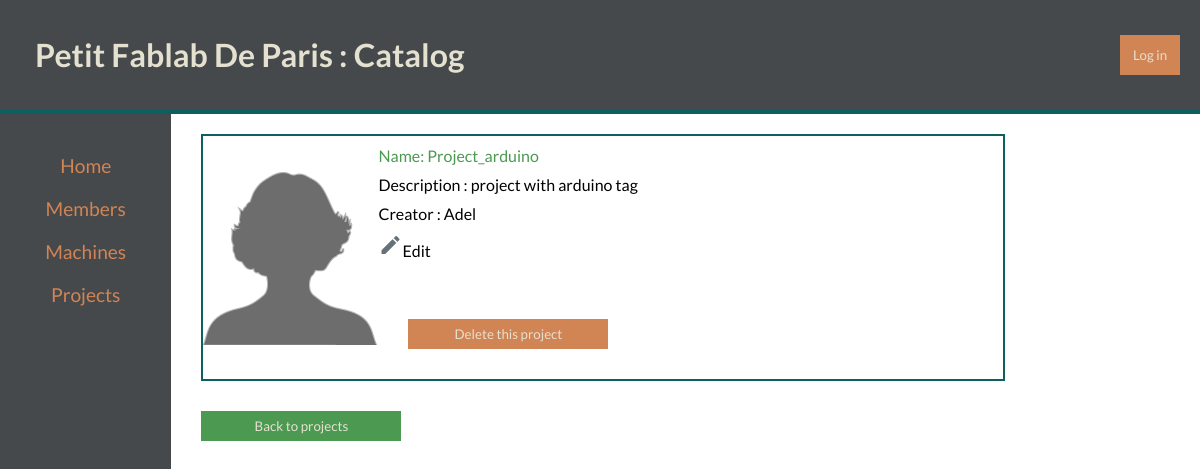
The page /catalog/projects/17/ on the database its author committed.
### setup_database.py (models this page shows)
class Project(Base):
    __tablename__ = 'project'
    id = Column(Integer, primary_key=True)
    name = Column(String(250))
    description = Column(String(450))
    picture = Column(String(250), default="blank_project.gif")
    source = Column(String(850))
    end_date = Column(String(10)) #DD/MM/YY
    member_id = Column(Integer, ForeignKey('member.id'))
    member = relationship(Member)

class Member(Base):
    __tablename__ = 'member'
    id = Column(Integer, primary_key=True)
    name = Column(String(250), nullable=False)
    email = Column(String(250), nullable=False)
    inscription_date = Column(String(250)) #DD/MM/YY
    picture = Column(String(250), default="blank_user.gif")

### catalog.py (the view)
@app.route('/catalog/projects/<int:project_id>/')
def show_project(project_id):
       session = DBSession()
       project = session.query(Project).filter_by(id=project_id).one()
       member = session.query(Member).filter_by(id=project.member_id).one()
       session.close()
       return render_template('project.html', project=project, member=member)

### templates/project.html (shortened to what this page needs)
{% extends "main.html" %}
{% block content %}
<div class="element__container ">
  <img src="{{ url_for('static', filename='project/blank_project.gif') }}">
  <div>
    <p class="color__green">Name: {{ project.name }}</p>
    <p>Description : {{ project.description }}</p>
    <p>Creator : {{ member.name }}
    <div>
      <div class='btn__edit'>
        <a href = "{{ url_for('edit_project', project_id = project.id )}}"> <i class='material-icons' style='color:#667278';>edit</i>Edit</a>
      </div><br>
      <div class="btn__wrapper">
        <a href="{{ url_for('delete_project', project_id = project.id) }}">
          <button class="btn__confirm-delete">Delete this project</button>
        </a>
      </div>
    </div>
  </div>
</div>
<div class="btn__wrapper">
  <a href="{{ url_for('show_projects') }}">
    <button class="btn__new-project">
      Back to projects
    </button>
  </a>
</div>
{% endblock %}

### static/styles.css (style rules this page uses)
* { margin:0px; padding:0px; font-family:'Lato', sans-serif; }
html { height:100%; }
body { position:absolute; width:100%; height:100%; }
a { color:inherit; text-decoration:none; }
.element__container { display:flex; flex-direction: row; border: solid #0C6062 2px; width : 800px; height:auto; align-items: center; margin:20px 30px; }
.element__container > img { flex:1; }
.element__container > div { flex:4; }
.content p { margin:10px 0px; }
.btn__wrapper { display:block; text-align: left; margin:30px; }
.btn__new-project { text-align: center; text-decoration: none; border: none; width:200px; height:30px; background-color:#4C9952; color:#E5E1D0; }
.btn__confirm-delete { margin-top:10px; text-align: center; text-decoration: none; border: none; width:200px; height:30px; background-color:#D18454; color:#E5E1D0; }
.color__green { color:#4C9952; }

### rows shown on the page
Project: name "Project_arduino", description "project with arduino tag"
Member: name "Adel"
